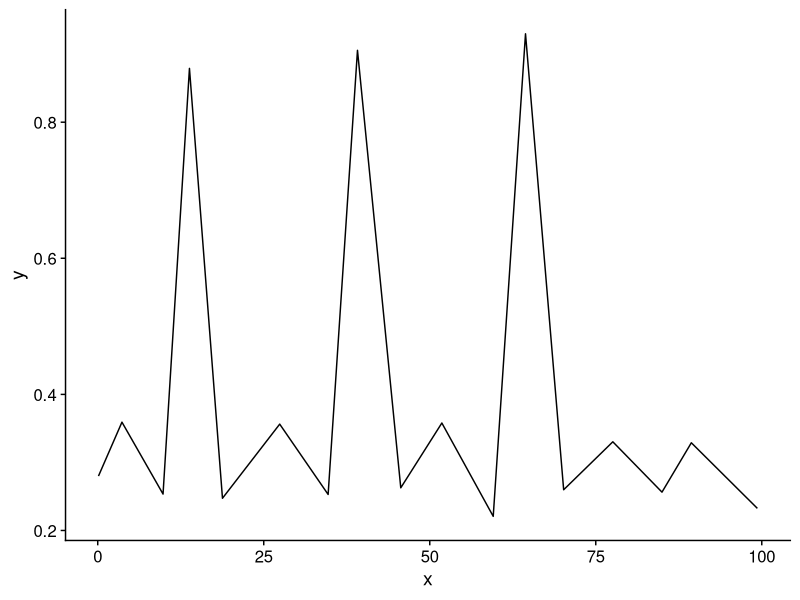
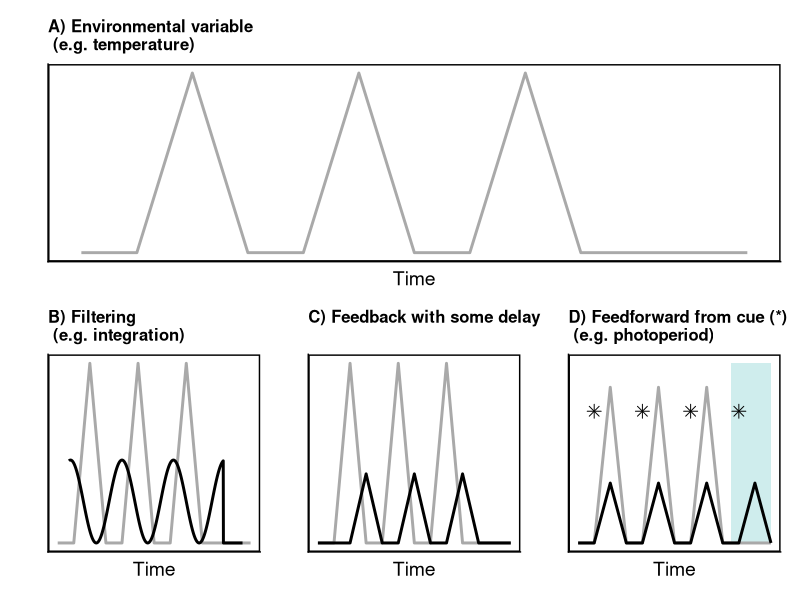
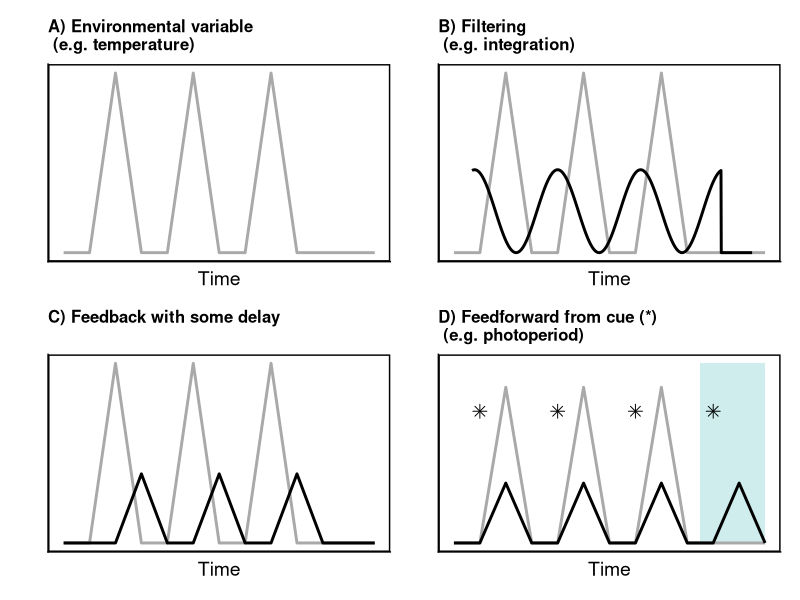
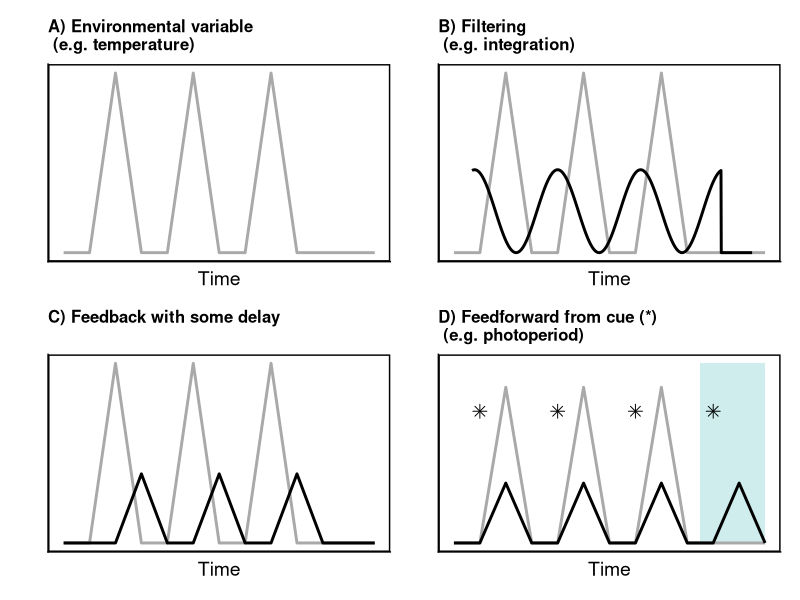

R code for these plots, in order:


library(tidyverse)
library(cowplot)
theme_set(theme_cowplot())

s <- read_csv("data-raw/time-series-cartoon.csv")

s2 <- s %>% 
	mutate(response_x = x + 1)
s %>% 
	ggplot(aes(x = x, y = y)) + geom_line()

s3 <- read_csv("data-raw/time-series-cartoon-2.csv")

x3 <- seq(12,120,length.out=1000) -5 

y3 <- .15*sin(x3*(2*pi/32)) + 0.4

df3 <- data.frame(x = x3, y = y3) %>% 
	mutate(y3 = ifelse(x3 > 103, 0.25, y3)) %>% 
	mutate(y3 = ifelse(x3 <7, 0.25, y3))

plotb <- s3 %>% 
	ggplot(aes(x = x, y = y2)) + geom_line(size = 1, color = "darkgrey") +
	# # geom_line(aes(x = x, y = y3), color = "cadetblue", size = 1) +
	# # geom_line(aes(x = x, y = y4), color = "pink", size = 1) +
	# geom_line(aes(x = x, y = y5), color = "orange", size = 1) +
	geom_line(aes(x = x3, y = y3), color = "black", size = 1, data = df3) + xlim(0, 120) +
	theme(panel.border = element_rect(colour = "black", fill=NA, size=1)) +
	theme(
		  axis.text=element_blank(),
		  axis.ticks=element_blank()) + xlab("Time") + ylab("") +
	ggtitle("B) Filtering \n (e.g. integration)") +
	theme(plot.title = element_text(size = 12))

plota <- s3 %>% 
	ggplot(aes(x = x, y = y2)) + geom_line(size = 1, color = "darkgrey") +
	# # geom_line(aes(x = x, y = y3), color = "cadetblue", size = 1) +
	# # geom_line(aes(x = x, y = y4), color = "pink", size = 1) +
	# geom_line(aes(x = x, y = y5), color = "orange", size = 1) +
	# geom_line(aes(x = x3, y = y3), color = "lightblue", size = 1, data = df3) + xlim(0, 120) +
	theme(panel.border = element_rect(colour = "black", fill=NA, size=1)) +
	theme(
		  axis.text=element_blank(),
		  axis.ticks=element_blank()) + xlab("Time") + ylab("") +
	ggtitle("A) Environmental variable \n (e.g. temperature)") +
	theme(plot.title = element_text(size = 12))

plotc <- s3 %>% 
	ggplot(aes(x = x, y = y2)) + geom_line(size = 1, color = "darkgrey") +
	# # geom_line(aes(x = x, y = y3), color = "cadetblue", size = 1) +
	geom_line(aes(x = x, y = y4), color = "black", size = 1) +
	# geom_line(aes(x = x, y = y5), color = "black", size = 1) +
	# geom_line(aes(x = x3, y = y3), color = "lightblue", size = 1, data = df3) + xlim(0, 120) +
	theme(panel.border = element_rect(colour = "black", fill=NA, size=1)) +
	theme(
		  axis.text=element_blank(),
		  axis.ticks=element_blank()) + xlab("Time") + ylab("") +
	ggtitle("C) Feedback with some delay") +
	theme(plot.title = element_text(size = 12))
	

plotd <- s3 %>% 
	ggplot(aes(x = x, y = y2)) +
	geom_rect(aes(xmin = 95, xmax = 120, ymin = 0.25, ymax = 1),
			  fill = "lightblue", alpha = 0.05) +
	geom_line(size = 1, color = "darkgrey") +
	# geom_line(aes(x = x, y = y3), color = "cadetblue", size = 1) +
	# geom_line(aes(x = x, y = y4), color = "black", size = 1) +
	geom_line(aes(x = x, y = y5), color = "black", size = 1) +
	geom_point(aes(x = x, y = y6 + 0.3), shape = 8, size = 3) +
	# geom_line(aes(x = x3, y = y3), color = "lightblue", size = 1, data = df3) + xlim(0, 120) +
	theme(panel.border = element_rect(colour = "black", fill=NA, size=1)) +
	theme(
		  axis.text=element_blank(),
		  axis.ticks=element_blank()) + xlab("Time") + ylab("") +
	ggtitle("D) Feedforward from cue (*) \n (e.g. photoperiod)") +
	theme(plot.title = element_text(size = 12))

library(patchwork)

plota / (plotb | plotc | plotd)
plota + plotb + plotc + plotd
ggsave("figures/figure1-time-series-filtering.png", width = 6, height = 4)
